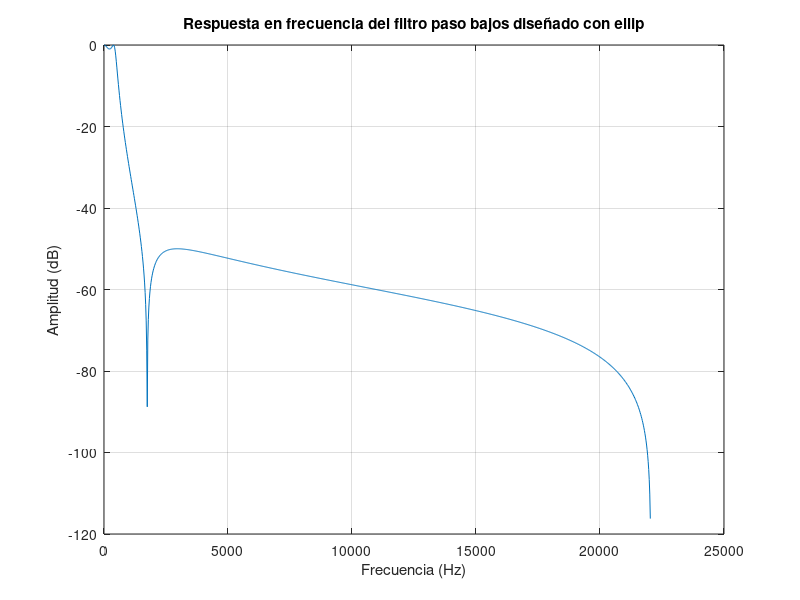
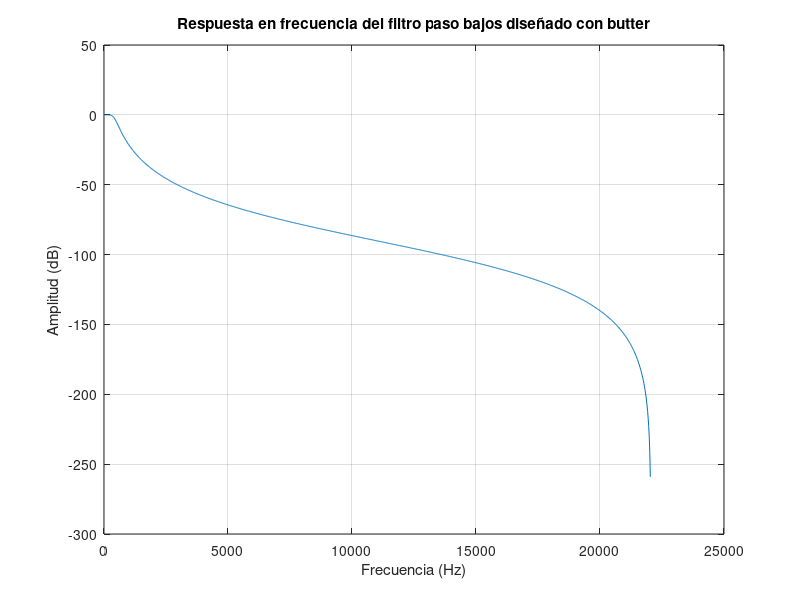
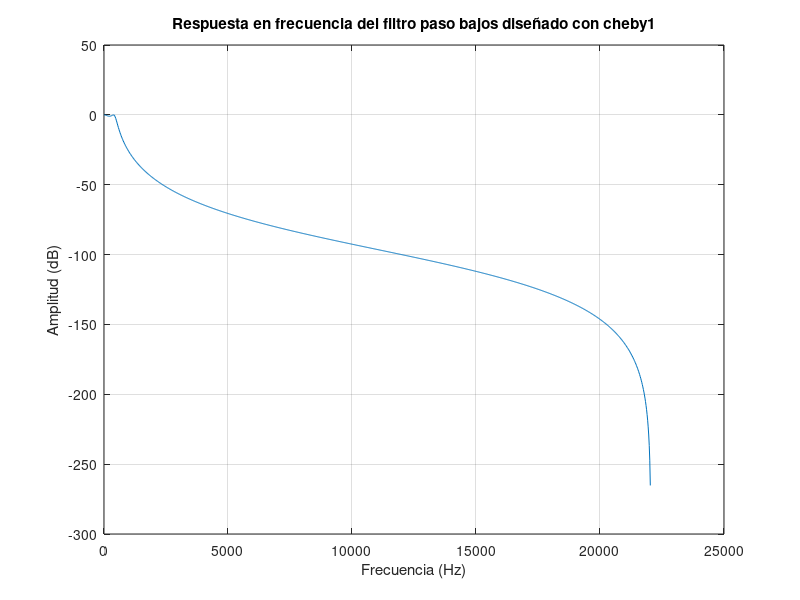
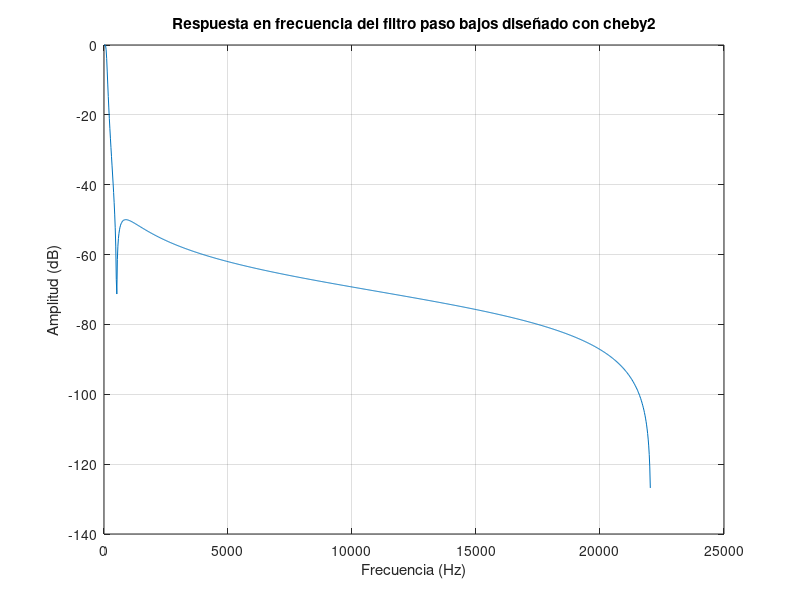

The MATLAB script that drew these images, in order:
close all
pkg load signal

%% Constantes
Fs = 44100; % Frecuencias de muestreo

Wp_pb = 440;  % Frecuencia de corte para filtro paso bajos (Hz)
Wp_pa = 600;  % Frecuencia de corte para filtro paso altos (Hz)
Wl    = 220;  % Frecuencia de límite inferior (Hz)
Wh    = 1000; % Frecuencia de límite superior (Hz)

N = 3;   % Orden del filtro
Rp = 1;  % Rizado en banda de paso (dB)
Rs = 50; % Atenuación en banda de rechazo (dB)

%% Normalización (Se toman las constantes de arriba para normalizarlas - No tocar -)
Wp_pb = Wp_pb / (Fs/2); % Frecuencia de corte pasa bajos normalizada
Wp_pa = Wp_pa / (Fs/2); % Frecuencia de corte pasa altos normalizada
Wl    = Wl / (Fs/2);     % Frecuencia de corte inferior para paso bandas y supresores normalizada
Wh    = Wh / (Fs/2);     % Frecuencia de corte superior para paso bandas y supresores normalizada
                        % TODO: Explicar en el README porqué es necesario normalizar


% TODO: Quitar tanto comentario y mejor meterlo en el README
% TODO: Explicar cada tipo de filtro en el README
%% Filtros paso bajos
% ellip (Con parámetros: Orden del filtro, rizado en la banda pasante, atenuación en la
%        banda de rechazo, frecuencia de corte normalizada y tipo de filtro)
[b, a] = ellip(N, Rp, Rs, Wp_pb, 'low'); % Diseño del filtro
                                         % Donde 'a' y 'b' corresponden a los coeficientes
                                         % devueltos por el filtro butter (estos definen la
                                         % ecuación de diferencia del filtro digital)

[h, w] = freqz(b, a, 1024, Fs); % Visualización de la respuesta en frecuencia.

                                  % Freqz permite visualizar cómo los coeficientes del filtro
                                  % afectan diferentes frecuencias de una señal.

                                  % 1024 son los puntos para los que se calcula la respuesta
                                  % en frecuencia.

                                  % En cuanto a la salida, 'h' y 'w' corresponden a:
                                  % - h: Guarda los valores de la respuesta en frecuencia del filtro.
                                  %      Es decir, h es un vector complejo que representa la respuesta
                                  %      en frecuencia del filtro para cada frecuencia del vector w. Cada
                                  %      elemento del vector h es un número complejo donde:
                                  %      + |h|: Indica la magnitud de la respuesta del filtro en esa
                                  %             frecuencia. Esta magnitud muestra cuánto se atenúa o
                                  %             amplifica una señal a esa frecuencia específica.
                                  %      + ∠h: Representa la fase de la respuesta del filtro en esa frecuencia,
                                  %            indicando así cuánto se retrasa o adelanta la señal en esa
                                  %            frecuencia específica.
                                  %
                                  % - w: Contiene los valores de frecuencia (en radianes por segundo) para
                                  %      los cuales se calcula la respuesta en frecuencia almacenada en h.
figure('name', 'Paso bajos con ellip');
plot(w, 20*log10(abs(h))) % Traza la respuesta en frecuencia del filtro.
                          % - w traza las frecuencia en Hz para las cuales se calcula la respuesta en frecuencia.
                          % - 20*log10(abs(h)) convierte la respuesta de frecuencia h de magnitud a decibelios (dB).
title('Respuesta en frecuencia del filtro paso bajos diseñado con ellip')
xlabel('Frecuencia (Hz)')
ylabel('Amplitud (dB)')
grid on;


% butter (Con parámetros: Orden del filtro, frecuencia de corte normalizada y tipo de filtro).
%         Note que: Tiene una respuesta inherentemente plana en la banda pasante, por lo que
%                   no necesita de un tipo de rizado
[b, a] = butter(N, Wp_pb, 'low');

[h, w] = freqz(b, a, 1024, Fs); % Visualización de la respuesta en frecuencia
figure('name', 'Paso bajos con butter');
plot(w, 20*log10(abs(h)))
title('Respuesta en frecuencia del filtro paso bajos diseñado con butter')
xlabel('Frecuencia (Hz)')
ylabel('Amplitud (dB)')
grid on;


% cheby1
% cheby1 - Filtro paso bajos
[b, a] = cheby1(N, Rp, Wp_pb, 'low');
[h, w] = freqz(b, a, 1024, Fs);
figure('name', 'Paso bajos con cheby1');
plot(w, 20*log10(abs(h)))
title('Respuesta en frecuencia del filtro paso bajos diseñado con cheby1')
xlabel('Frecuencia (Hz)')
ylabel('Amplitud (dB)')
grid on;

% cheby2
% cheby2 - Filtro paso bajos
[b, a] = cheby2(N, Rs, Wp_pb, 'low');
[h, w] = freqz(b, a, 1024, Fs);
figure('name', 'Paso bajos con cheby2');
plot(w, 20*log10(abs(h)))
title('Respuesta en frecuencia del filtro paso bajos diseñado con cheby2')
xlabel('Frecuencia (Hz)')
ylabel('Amplitud (dB)')
grid on;


%% Filtros paso altos
% ellip % TODO: Ajustar mejor el eje y para que se vea mejor el efecto de este filtro
[b, a] = ellip(N, Rp, Rs, Wp_pa, 'high'); % Diseño del filtro

[h, w] = freqz(b, a, 1024, Fs); % Visualización de la respuesta en frecuencia.
figure('name', 'Paso altos con elip');
plot(w, 20*log10(abs(h)))
title('Respuesta en frecuencia del filtro paso altos diseñado con ellip')
xlabel('Frecuencia (Hz)')
ylabel('Amplitud (dB)')
grid on;


% butter % TODO: Ajustar mejor el eje y para que se vea mejor el efecto de este filtro
[b, a] = butter(N, Wp_pa, 'high');

[h, w] = freqz(b, a, 1024, Fs); % Visualización de la respuesta en frecuencia
figure('name', 'Paso altos con butter');
plot(w, 20*log10(abs(h)))
title('Respuesta en frecuencia del filtro paso altos diseñado con butter')
xlabel('Frecuencia (Hz)')
ylabel('Amplitud (dB)')
grid on;


% cheby1
% cheby1 - Filtro paso altos
[b, a] = cheby1(N, Rp, Wp_pa, 'high');
[h, w] = freqz(b, a, 1024, Fs);
figure('name', 'Paso altos con cheby1');
plot(w, 20*log10(abs(h)))
title('Respuesta en frecuencia del filtro paso altos diseñado con cheby1')
xlabel('Frecuencia (Hz)')
ylabel('Amplitud (dB)')
grid on;


% cheby2
% cheby2 - Filtro paso altos
[b, a] = cheby2(N, Rs, Wp_pa, 'high');
[h, w] = freqz(b, a, 1024, Fs);
figure('name', 'Paso altos con cheby2');
plot(w, 20*log10(abs(h)))
title('Respuesta en frecuencia del filtro paso altos diseñado con cheby2')
xlabel('Frecuencia (Hz)')
ylabel('Amplitud (dB)')
grid on;


%% Filtros paso bandas
% ellip % TODO: Ajustar mejor el eje x para que se vea mejor el efecto de este filtro
[b, a] = ellip(N, Rp, Rs, [Wl Wh]); % Diseño del filtro

[h, w] = freqz(b, a, 1024, Fs); % Visualización de la respuesta en frecuencia
figure('name', 'Paso bandas con elip');
plot(w, 20*log10(abs(h)))
title('Respuesta en frecuencia del filtro paso bandas diseñado con ellip')
xlabel('Frecuencia (Hz)')
ylabel('Amplitud (dB)')
grid on;


% butter % TODO: Ajustar mejor el eje x para que se vea mejor el efecto de este filtro
[b, a] = butter(N, [Wl Wh]);

[h, w] = freqz(b, a, 1024, Fs); % Visualización de la respuesta en frecuencia
figure('name', 'Paso bandas con butter');
plot(w, 20*log10(abs(h)))
title('Respuesta en frecuencia del filtro paso bandas diseñado con butter')
xlabel('Frecuencia (Hz)')
ylabel('Amplitud (dB)')
grid on;


% cheby1
% cheby1 - Filtro paso bandas
[b, a] = cheby1(N, Rp, [Wl Wh]);
[h, w] = freqz(b, a, 1024, Fs);
figure('name', 'Paso bandas con cheby1');
plot(w, 20*log10(abs(h)))
title('Respuesta en frecuencia del filtro paso bandas diseñado con cheby1')
xlabel('Frecuencia (Hz)')
ylabel('Amplitud (dB)')
grid on;

% cheby2
% cheby2 - Filtro paso bandas
[b, a] = cheby2(N, Rs, [Wl Wh]);
[h, w] = freqz(b, a, 1024, Fs);
figure('name', 'Paso bandas con cheby2');
plot(w, 20*log10(abs(h)))
title('Respuesta en frecuencia del filtro paso bandas diseñado con cheby2')
xlabel('Frecuencia (Hz)')
ylabel('Amplitud (dB)')
grid on;


%% Filtros supresores de banda
% ellip % TODO: Ajustar mejor el eje x para que se vea mejor el efecto de este filtro
[b, a] = ellip(N, Rp, Rs, [Wl Wh], 'stop'); % Diseño del filtro

[h, w] = freqz(b, a, 1024, Fs); % Visualización de la respuesta en frecuencia
figure('name', 'Rechaza bandas con ellip');
plot(w, 20*log10(abs(h)))
title('Respuesta en frecuencia del filtro rechaza bandas diseñado con ellip')
xlabel('Frecuencia (Hz)')
ylabel('Amplitud (dB)')
grid on;


% butter
[b, a] = butter(N, [Wl Wh], 'stop');

[h, w] = freqz(b, a, 1024, Fs); % Visualización de la respuesta en frecuencia
figure('name', 'Rechaza bandas con butter');
plot(w, 20*log10(abs(h)))
title('Respuesta en frecuencia del filtro rechaza bandas diseñado con butter')
xlabel('Frecuencia (Hz)')
ylabel('Amplitud (dB)')
grid on;


% cheby1
% cheby1 - Filtro supresor de banda
[b, a] = cheby1(N, Rp, [Wl Wh], 'stop');
[h, w] = freqz(b, a, 1024, Fs);
figure('name', 'Rechaza bandas con cheby1');
plot(w, 20*log10(abs(h)))
title('Respuesta en frecuencia del filtro rechaza bandas diseñado con cheby1')
xlabel('Frecuencia (Hz)')
ylabel('Amplitud (dB)')
grid on;

% cheby2
% cheby2 - Filtro supresor de banda
[b, a] = cheby2(N, Rs, [Wl Wh], 'stop');
[h, w] = freqz(b, a, 1024, Fs);
figure('name', 'Rechaza bandas con cheby2');
plot(w, 20*log10(abs(h)))
title('Respuesta en frecuencia del filtro rechaza bandas diseñado con cheby2')
xlabel('Frecuencia (Hz)')
ylabel('Amplitud (dB)')
grid on;


%%%%%%%%%
% TODO: Agregar referencias en el README:
%       - ttps://octave.sourceforge.io/signal/function/ellip.html
%       - https://octave.sourceforge.io/signal/function/butter.html
% TODO: Utilizar la función tf2sos para las matrices
% TODO: Guardar los filtros con save("método_tipo.mat", "SOS")
